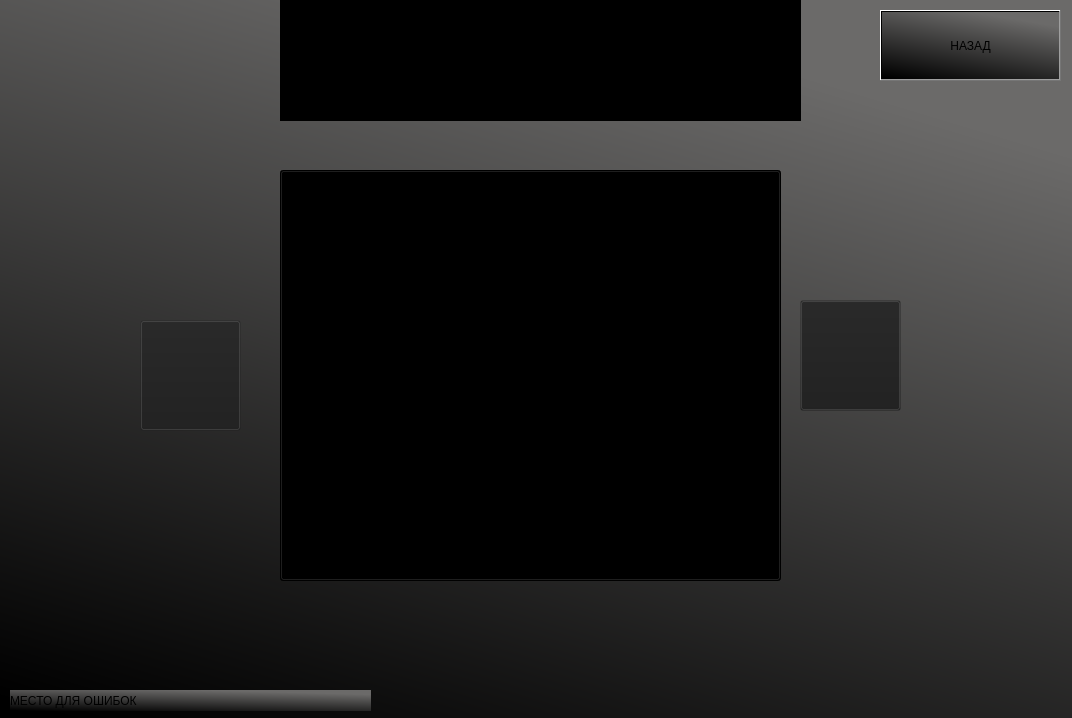
<?xml version="1.0" encoding="UTF-8"?>
<ui version="4.0">
 <class>MainWindow</class>
 <widget class="QMainWindow" name="MainWindow">
  <property name="geometry">
   <rect>
    <x>0</x>
    <y>0</y>
    <width>1072</width>
    <height>718</height>
   </rect>
  </property>
  <property name="windowTitle">
   <string>MainWindow</string>
  </property>
  <property name="styleSheet">
   <string notr="true">background-color: qlineargradient(spread:pad, x1:0.062, y1:1, x2:0.513952, y2:0, stop:0 rgba(0, 0, 0, 255), stop:1 rgba(107, 106, 105, 255));</string>
  </property>
  <widget class="QWidget" name="centralwidget">
   <widget class="QPushButton" name="pushButton">
    <property name="geometry">
     <rect>
      <x>280</x>
      <y>170</y>
      <width>501</width>
      <height>411</height>
     </rect>
    </property>
    <property name="font">
     <font>
      <pointsize>48</pointsize>
     </font>
    </property>
    <property name="styleSheet">
     <string notr="true">background-color: rgb(0, 0, 0);</string>
    </property>
    <property name="text">
     <string>ПОМОЩЬ</string>
    </property>
   </widget>
   <widget class="QPushButton" name="pushButton_3">
    <property name="geometry">
     <rect>
      <x>800</x>
      <y>300</y>
      <width>101</width>
      <height>111</height>
     </rect>
    </property>
    <property name="styleSheet">
     <string notr="true">background-color: rgba(28,28,28,0);
background-image: url(:/resourses/images/pngwing.com.png);</string>
    </property>
    <property name="text">
     <string/>
    </property>
   </widget>
   <widget class="QPushButton" name="pushButton_4">
    <property name="geometry">
     <rect>
      <x>140</x>
      <y>320</y>
      <width>101</width>
      <height>111</height>
     </rect>
    </property>
    <property name="styleSheet">
     <string notr="true">background-color: rgba(28,28,28,0);
background-image: url(:/resourses/images/pngwing.com.png);</string>
    </property>
    <property name="text">
     <string/>
    </property>
   </widget>
   <widget class="QLabel" name="label">
    <property name="geometry">
     <rect>
      <x>280</x>
      <y>0</y>
      <width>521</width>
      <height>121</height>
     </rect>
    </property>
    <property name="font">
     <font>
      <pointsize>33</pointsize>
     </font>
    </property>
    <property name="styleSheet">
     <string notr="true">background-color: rgb(0, 0, 0);</string>
    </property>
    <property name="text">
     <string>ГЛАВНОЕ МЕНЮ</string>
    </property>
   </widget>
   <widget class="QLabel" name="label_2">
    <property name="geometry">
     <rect>
      <x>10</x>
      <y>690</y>
      <width>361</width>
      <height>21</height>
     </rect>
    </property>
    <property name="text">
     <string>МЕСТО ДЛЯ ОШИБОК</string>
    </property>
   </widget>
   <widget class="QPushButton" name="pushButton_2">
    <property name="geometry">
     <rect>
      <x>880</x>
      <y>10</y>
      <width>181</width>
      <height>71</height>
     </rect>
    </property>
    <property name="text">
     <string>НАЗАД</string>
    </property>
   </widget>
  </widget>
 </widget>
 <resources/>
 <connections/>
</ui>
